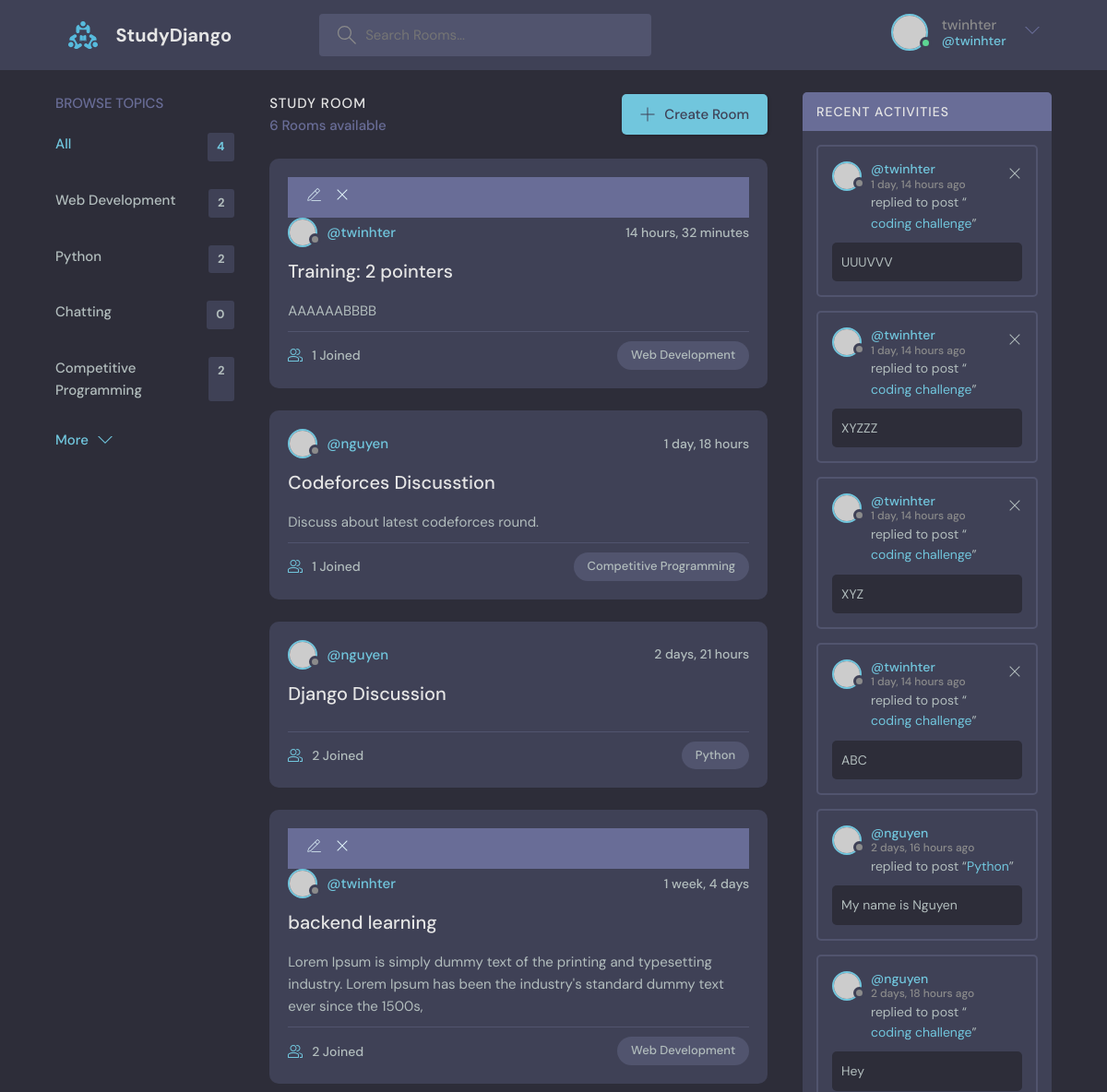
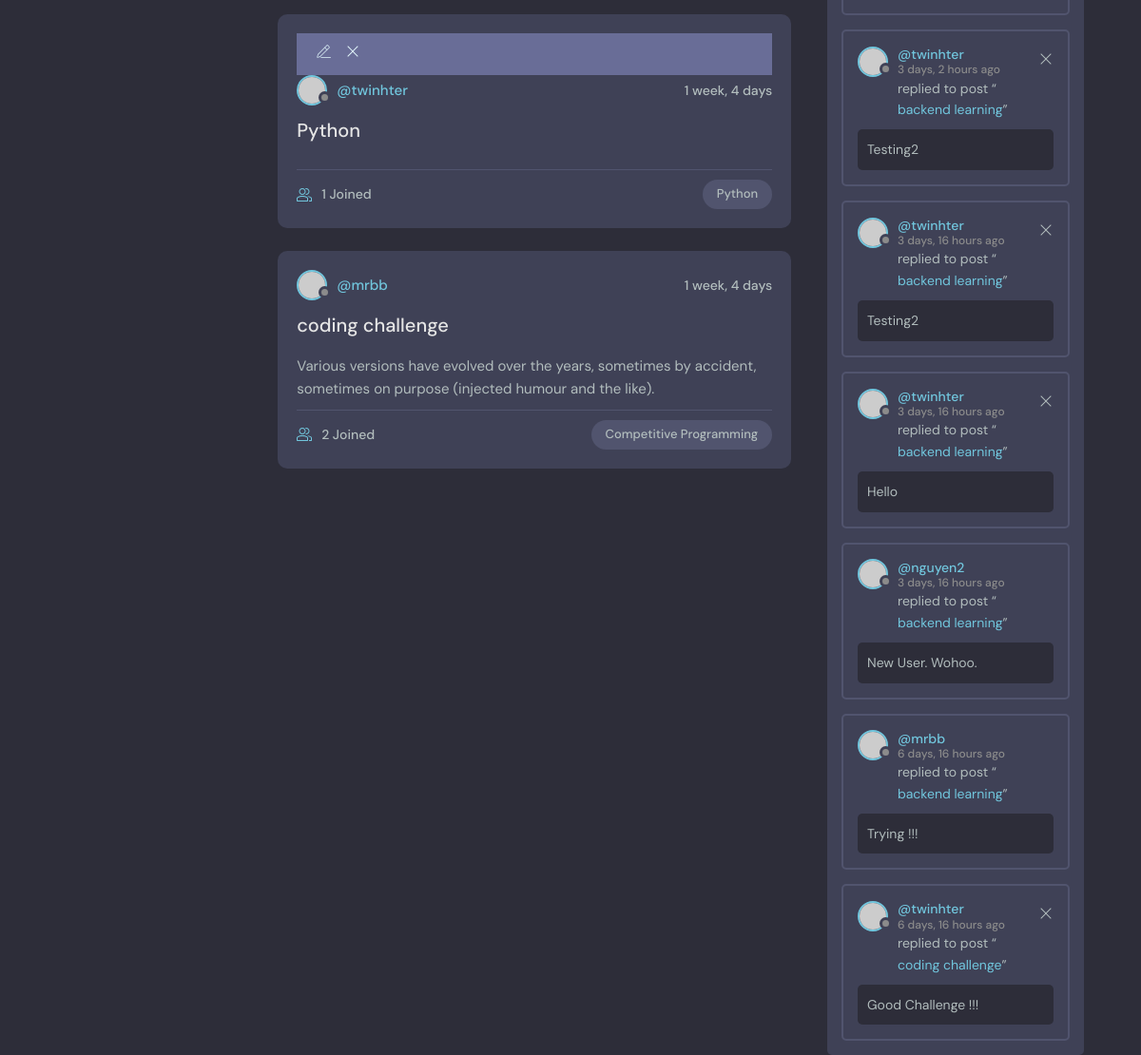
The app's page / (signed in) with its own data (2 pictures, top to bottom).
### base/models.py (models this page shows, shortened)
class Topic(models.Model):
    name = models.CharField(max_length = 200)
    def __str__(self) -> str:
        return self.name

class Room(models.Model):
    host = models.ForeignKey(User, on_delete=models.SET_NULL, null=True)
    topic = models.ForeignKey(Topic, on_delete=models.SET_NULL, null=True) # add one (topic) to many (Room) relationship
    name = models.CharField(max_length = 200)
    description = models.TextField(null = True, blank=True)
    participants = models.ManyToManyField(User, related_name='participants', blank=True) # Many to many relationship
    update = models.DateTimeField(auto_now = True)
    created = models.DateTimeField(auto_now_add = True)
    class Meta:
        ordering = ['-update', '-created']

class Message(models.Model):
    user = models.ForeignKey(User, on_delete=models.CASCADE) # Set one (user) to many (message) relationship
    room = models.ForeignKey(Room, on_delete=models.CASCADE) # Set one (room) to many (message) relationship
    body = models.TextField()
    update = models.DateTimeField(auto_now = True)
    created = models.DateTimeField(auto_now_add = True)
    class Meta:
        ordering = ['-update', '-created']
    def __str__(self) -> str:
        return self.body[0:20]

### base/views.py (the view)
# urls.py: path('', views.home, name = 'home'),
def home(request):
    q = request.GET.get('q') if request.GET.get('q') != None else ''
    rooms = Room.objects.filter(
        Q(topic__name__istartswith = q) |
        Q(name__contains = q) |
        Q(host__username__istartswith = q)
    ) # For search
    room_count = rooms.count()
    topics = Topic.objects.all()
    room_messages = Message.objects.filter(
        Q(room__topic__name__icontains = q)
    )
    context = {'rooms':rooms, 'topics': topics, 'room_count': room_count, 'room_messages': room_messages}
    return render(request, 'base/home.html', context)

### base/templates/base/home.html (shortened to what this page needs)
{% extends 'main.html' %}
{% block content %}
<main class="layout layout--3">
    <div class="container">
    {% include 'base/topic_component.html' %}
    <div class="roomList">
        <div class="roomList__header">
        <div>
            <h2>Study Room</h2>
            <p>{{room_count}} Rooms available</p>
        </div>
        <a class="btn btn--main" href="{% url 'createRoom' %}">
            <svg version="1.1" xmlns="http://www.w3.org/2000/svg" width="32" height="32" viewBox="0 0 32 32">
            <title>add</title>
            <path
                d="M16.943 0.943h-1.885v14.115h-14.115v1.885h14.115v14.115h1.885v-14.115h14.115v-1.885h-14.115v-14.115z"
            ></path>
            </svg>
            Create Room
        </a>
        </div>
        {% include 'base/feed_component.html' %}
    </div>
    {% include 'base/activity_component.html' %}
    </div>
</main>
{% endblock %}

### templates/navbar.html (shortened to what this page needs)
{% load static %}
<header class="header header--loggedIn">
    <div class="container">
      <a href="{% url 'home' %}" class="header__logo">
        <img src="{% static 'images/logo.svg' %}" />
        <h1>StudyDjango</h1>
      </a>
      <form class="header__search" method="GET" action="{% url 'home' %}">
        <label>
          <input type="text" placeholder="Search Rooms..." name="q">
        </label>
      </form>
      <nav class="header__menu">
        {% if request.user.is_authenticated %}
        <div class="header__user">
          <a href="{% url 'profile' request.user.id %}">
            <div class="avatar avatar--medium active">
              <img src="https://randomuser.me/api/portraits/men/37.jpg" />
            </div>
            <p>{{request.user}}<span>@{{request.user}}</span></p>
          </a>
          <button class="dropdown-button">
            <svg version="1.1" xmlns="http://www.w3.org/2000/svg" width="32" height="32" viewBox="0 0 32 32">
              <title>chevron-down</title>
              <path d="M16 21l-13-13h-3l16 16 16-16h-3l-13 13z"></path>
            </svg>
          </button>
        </div>
        {% else %}
        <a href="{% url 'login' %}">
          <img src="{% static 'images/avatar.svg' %}" />
          <p>Login</p>
        </a>
        {% endif %}
      </nav>
    </div>
  </header>

### base/templates/base/topic_component.html
<div class="topics">
    <div class="topics__header">
    <h2>Browse Topics</h2>
    </div>
    <ul class="topics__list">
    <li>
        <a href="{% url 'home' %}" class="active">All <span>{{topics.count}}</span></a>
    </li>
    {% for topic in topics %}
    <li>
        <a href="{% url 'home' %}?q={{topic.name}}">{{topic.name}} <span>{{topic.room_set.all.count}}</span></a>
    </li>
    {% endfor %}
    </ul>
    <a class="btn btn--link" href="topics.html">
    More
    <svg version="1.1" xmlns="http://www.w3.org/2000/svg" width="32" height="32" viewBox="0 0 32 32">
        <title>chevron-down</title>
        <path d="M16 21l-13-13h-3l16 16 16-16h-3l-13 13z"></path>
    </svg>
    </a>
</div>

### base/templates/base/feed_component.html (shortened to what this page needs)
{% for room in rooms %}
<div class="roomListRoom">
    {% if request.user == room.host %}
    <div class="room__top">
        <div class="room__topRight">
          <a href="{% url 'updateRoom' room.id %}">
          </a>
          <a href="{% url 'deleteRoom' room.id %}">
            <svg version="1.1" xmlns="http://www.w3.org/2000/svg" width="32" height="32" viewBox="0 0 32 32">
              <title>remove</title>
              <path
                d="M27.314 6.019l-1.333-1.333-9.98 9.981-9.981-9.981-1.333 1.333 9.981 9.981-9.981 9.98 1.333 1.333 9.981-9.98 9.98 9.98 1.333-1.333-9.98-9.98 9.98-9.981z"
              ></path>
            </svg>
          </a>
        </div>
    </div>
    {% endif %}
    <div class="roomListRoom__header">
        <a href="{% url 'profile' room.host.id %}" class="roomListRoom__author">
        <div class="avatar avatar--small">
            <img src="https://randomuser.me/api/portraits/women/11.jpg" />
        </div>
        <span>@{{room.host.username}}</span>
        </a>
        <div class="roomListRoom__actions">
        <span>{{room.created|timesince}}</span>
        </div>
    </div>
    <div class="roomListRoom__content">
        <a href="{% url 'room' room.id %}">{{room.name}}</a>
        <p>
        {{room.description}}
        </p>
    </div>
    <div class="roomListRoom__meta">
        <a href="{% url 'room' room.id %}" class="roomListRoom__joined">
        {{room.participants.all.count}} Joined
        </a>
        <p class="roomListRoom__topic">{{room.topic}}</p>
    </div>
</div>
{% endfor %}

### base/templates/base/activity_component.html
<div class="activities">
    <div class="activities__header">
    <h2>Recent Activities</h2>
    </div>
    {% for message in room_messages %}
    <div class="activities__box">
    <div class="activities__boxHeader roomListRoom__header">
        <a href="{% url 'profile' message.user.id %}" class="roomListRoom__author">
        <div class="avatar avatar--small">
            <img src="https://randomuser.me/api/portraits/women/11.jpg" />
        </div>
        <p>
            @{{message.user}}
            <span>{{message.created|timesince}} ago</span>
        </p>
        </a>
        {% if request.user == message.user %}
        <div class="roomListRoom__actions">
        <a href="{% url 'deleteMessage' message.id %}">
            <svg version="1.1" xmlns="http://www.w3.org/2000/svg" width="32" height="32" viewBox="0 0 32 32">
            <title>remove</title>
            <path
                d="M27.314 6.019l-1.333-1.333-9.98 9.981-9.981-9.981-1.333 1.333 9.981 9.981-9.981 9.98 1.333 1.333 9.981-9.98 9.98 9.98 1.333-1.333-9.98-9.98 9.98-9.981z"
            ></path>
            </svg>
        </a>
        </div>
        {% endif %}
    </div>
    <div class="activities__boxContent">
        <p>replied to post “<a href="{% url 'room' message.room.id %}">{{message.room.name}}</a>”</p>
        <div class="activities__boxRoomContent">
        {{message}}
        </div>
    </div>
    </div>
    {% endfor %}
</div>

### records on screen
Topic: name "Web Development", room_set.all.count "2"
Topic: name "Python", room_set.all.count "2"
Topic: name "Chatting", room_set.all.count "0"
Topic: name "Competitive Programming", room_set.all.count "2"
Room: host.username "twinhter", created "14 hours, 32 minutes", name "Training: 2 pointers", description "AAAAAABBBB", participants.all.count "1", topic "Web Development"
Room: host.username "nguyen", created "1 day, 18 hours", name "Codeforces Discusstion", description "Discuss about latest codeforces round.", participants.all.count "1", topic "Competitive Programming"
Room: host.username "nguyen", created "2 days, 21 hours", name "Django Discussion", participants.all.count "2", topic "Python"
Room: host.username "twinhter", created "1 week, 4 days", name "backend learning", description "Lorem Ipsum is simply dummy text of the printing and typesetting industry. Lorem Ipsum has been the industry's standard dummy text ever since the 1500s,", participants.all.count "2", topic "Web Development"
Room: host.username "twinhter", created "1 week, 4 days", name "Python", participants.all.count "1", topic "Python"
Room: host.username "mrbb", created "1 week, 4 days", name "coding challenge", description "Various versions have evolved over the years, sometimes by accident, sometimes on purpose (injected humour and the like).", participants.all.count "2", topic "Competitive Programming"
Message: user "twinhter", created "1 day, 14 hours", room.name "coding challenge", body "UUUVVV"
Message: user "twinhter", created "1 day, 14 hours", room.name "coding challenge", body "XYZZZ"
Message: user "twinhter", created "1 day, 14 hours", room.name "coding challenge", body "XYZ"
Message: user "twinhter", created "1 day, 14 hours", room.name "coding challenge", body "ABC"
Message: user "nguyen", created "2 days, 16 hours", room.name "Python", body "My name is Nguyen"
Message: user "nguyen", created "2 days, 18 hours", room.name "coding challenge", body "Hey"
Message: user "twinhter", created "3 days, 2 hours", room.name "backend learning", body "Testing2"
Message: user "twinhter", created "3 days, 16 hours", room.name "backend learning", body "Testing2"
Message: user "twinhter", created "3 days, 16 hours", room.name "backend learning", body "Hello"
Message: user "nguyen2", created "3 days, 16 hours", room.name "backend learning", body "New User. Wohoo."
Message: user "mrbb", created "6 days, 16 hours", room.name "backend learning", body "Trying !!!"
Message: user "twinhter", created "6 days, 16 hours", room.name "coding challenge", body "Good Challenge !!!"

### other values on screen
{{ request.user }} "twinhter"
{{ topics.count }} "4"
{{ room_count }} "6"
